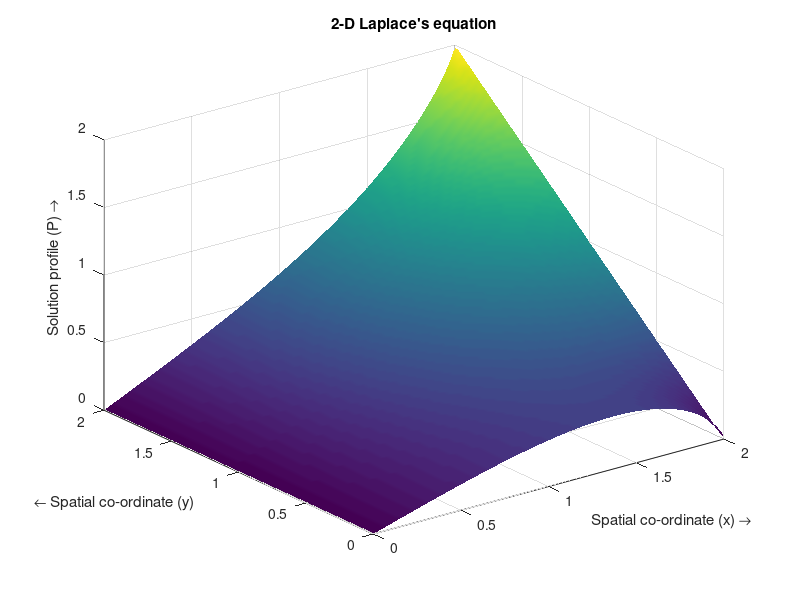

The MATLAB script that drew this image:
% Solving the 2-D Laplace's equation by the Finite Difference
...Method 
% Numerical scheme used is an implicit second order central difference
...in space(5-point difference)
%%
%Specifying parameters
nx=100;                          %Number of steps in space(x)
ny=100;                          %Number of steps in space(y)       
dx=2/(nx-1);                     %Width of space step(x)
dy=2/(ny-1);                     %Width of space step(y)
x=0:dx:2;                        %Range of x(0,2) and specifying the grid points
y=0:dy:2;                        %Range of y(0,2) and specifying the grid points
UW=0;                            %x=0 Dirichlet B.C 
UE=y;                            %x=L Dirichlet B.C 
US=0;                            %y=0 Dirichlet B.C 
UN=0;                            %y=L Dirichlet B.C 
UnW=0;                           %x=0 Neumann B.C (du/dn=UnW)
UnE=0;                           %x=L Neumann B.C (du/dn=UnE)
UnS=0;                           %y=0 Neumann B.C (du/dn=UnS)
UnN=0;                           %y=L Neumann B.C (du/dn=UnN)
u=zeros(nx,ny);                  %Pre-allocating u
%%
%B.C vector
bc=zeros(nx-2,ny-2);
bc(1,:)=UW/dx^2; bc(nx-2,:)=UE(2:ny-1)/dx^2;  %Dirichlet B.Cs
%bc(:,1)=US/dy^2; bc(:,ny-2)=UN/dy^2;  %Dirichlet B.Cs
%bc(1,:)=-UnW/dx; bc(nx-2,:)=UnE/dx;  %Neumann B.Cs
bc(:,1)=-UnS/dy; bc(:,ny-2)=UnN/dy;  %Neumann B.Cs
%B.Cs at the corners:
bc(1,1)=UW/dx^2-UnS/dy; bc(nx-2,1)=UE(2)/dx^2-UnS/dy;
bc(1,ny-2)=UW/dx^2+UnN/dy; bc(nx-2,ny-2)=UE(ny-1)/dx^2+UnN/dy;
%Calculating the coefficient matrix for the implicit scheme
Ex=sparse(2:nx-2,1:nx-3,1,nx-2,nx-2);
Ax=Ex+Ex'-2*speye(nx-2);        %Dirichlet B.Cs
%Ax(1,1)=-1; Ax(nx-2,nx-2)=-1;  %Neumann B.Cs
Ey=sparse(2:ny-2,1:ny-3,1,ny-2,ny-2);
Ay=Ey+Ey'-2*speye(ny-2);        %Dirichlet B.Cs
Ay(1,1)=-1; Ay(ny-2,ny-2)=-1;  %Neumann B.Cs
A=kron(Ay/dy^2,speye(nx-2))+kron(speye(ny-2),Ax/dx^2);
%%
S=zeros(nx-2,ny-2);             %Source term
S=reshape(S-bc,[],1);
S=A\S;
S=reshape(S,nx-2,ny-2);
u(2:nx-1,2:ny-1)=S;
%Boundary conditions
%Dirichlet:
u(1,:)=UW;
u(nx,:)=UE;
%u(:,1)=US;
%u(:,ny)=UN;
%Neumann:
%u(1,:)=u(2,:)-UnW*dx;
%u(nx,:)=u(nx-1,:)+UnE*dx;
u(:,1)=u(:,2)-UnS*dy;
u(:,ny)=u(:,ny-1)+UnN*dy;
%%
%Plotting the solution
surf(x,y,u','EdgeColor','none');
shading interp
title('2-D Laplace''s equation')
xlabel('Spatial co-ordinate (x) \rightarrow')
ylabel('{\leftarrow} Spatial co-ordinate (y)')
zlabel('Solution profile (P) \rightarrow')